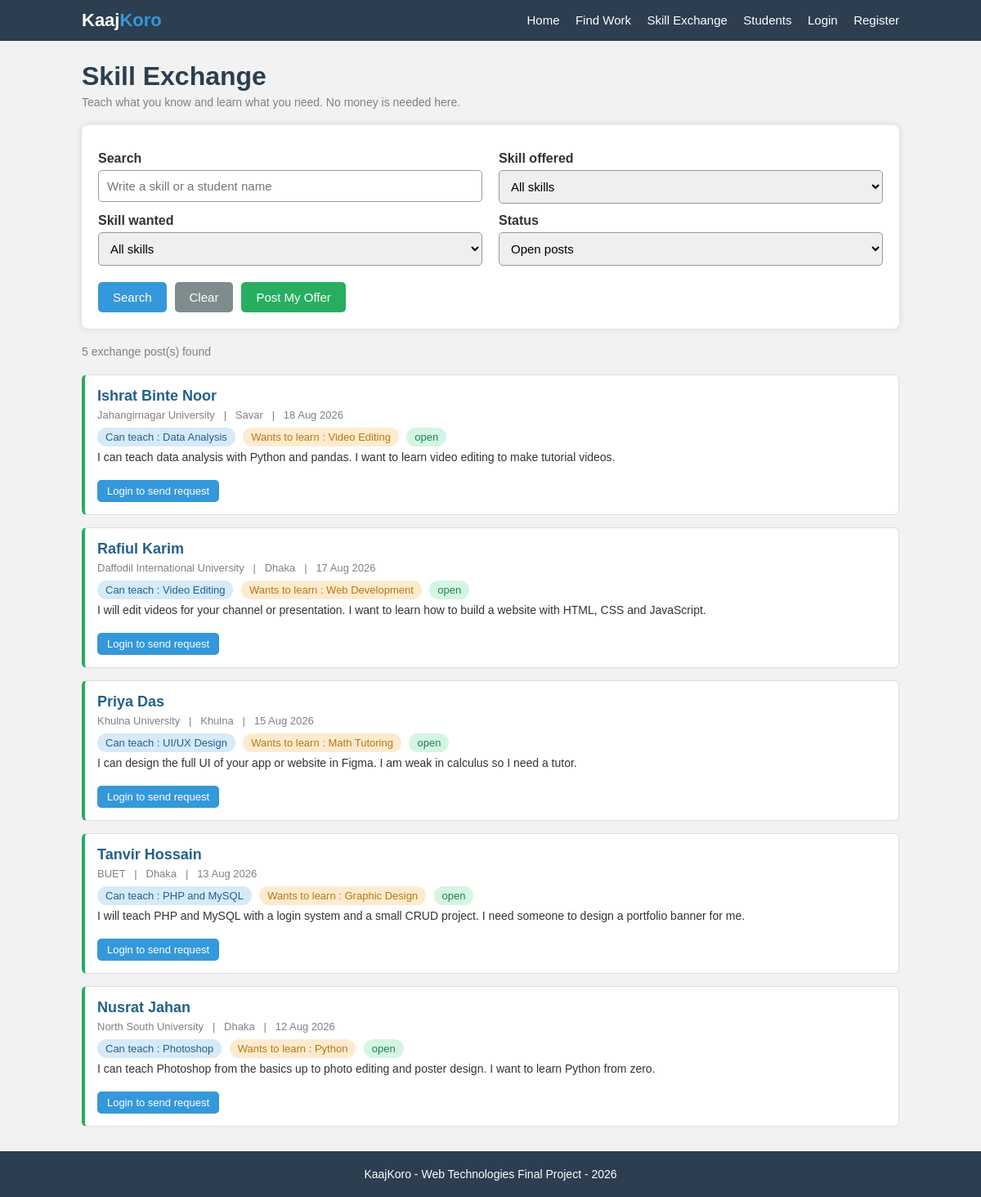
Screenshot of /exchange.php with the database file from the repository.
### tables this page shows
CREATE TABLE posts (
    post_id         INT AUTO_INCREMENT PRIMARY KEY,
    user_id         INT NOT NULL,
    offer_skill_id  INT NOT NULL,
    want_skill_id   INT NOT NULL,
    description     TEXT NOT NULL,
    post_status     VARCHAR(20) DEFAULT 'open',
    created_at      DATE,
    FOREIGN KEY (user_id)        REFERENCES users(user_id)   ON DELETE CASCADE,
    FOREIGN KEY (offer_skill_id) REFERENCES skills(skill_id),
    FOREIGN KEY (want_skill_id)  REFERENCES skills(skill_id)
);

CREATE TABLE users (
    user_id     INT AUTO_INCREMENT PRIMARY KEY,
    name        VARCHAR(100) NOT NULL,
    email       VARCHAR(100) NOT NULL UNIQUE,
    password    VARCHAR(255) NOT NULL,
    phone       VARCHAR(20)  NOT NULL,
    university  VARCHAR(100) NOT NULL,
    city        VARCHAR(50)  NOT NULL,
    bio         TEXT,
    education   VARCHAR(200),
    experience  TEXT,
    portfolio   VARCHAR(150),
    status      VARCHAR(20)  DEFAULT 'active',
    joined      DATE
);

CREATE TABLE skills (
    skill_id    INT AUTO_INCREMENT PRIMARY KEY,
    skill_name  VARCHAR(60) NOT NULL UNIQUE
);

### exchange.php (the view, shortened to what this page needs)
<?php
require_once "config.php";
require_once "functions.php";
$my_id = 0;
$search      = isset($_GET["search"]) ? trim($_GET["search"]) : "";
$status      = isset($_GET["status"]) ? $_GET["status"] : "open";
$sql = "SELECT p.*, u.name, u.university, u.city,
               s1.skill_name AS offer_skill,
               s2.skill_name AS want_skill
        FROM posts p
        JOIN users u   ON p.user_id = u.user_id
        JOIN skills s1 ON p.offer_skill_id = s1.skill_id
        JOIN skills s2 ON p.want_skill_id = s2.skill_id
        WHERE 1 = 1";
if ($status != "all") {
    $sql = $sql . " AND p.post_status = '" . $status . "'";
}
$sql = $sql . " ORDER BY p.post_id DESC";
$stmt = $conn->prepare($sql);
$stmt->execute();
$result = $stmt->get_result();
$total_found = $result->num_rows;
$my_requests = array();
$all_skills = getAllSkills($conn);
include "header.php";
?>
    <div class="page">
        <h1>Skill Exchange</h1>
        <p class="page-info">Teach what you know and learn what you need. No money is needed here.</p>
        <div class="box">
            <form method="GET" action="exchange.php">
                <div class="row">
                    <div class="col-half">
                        <label for="search">Search</label>
                        <input type="search" id="search" name="search" placeholder="Write a skill or a student name"
                               value="<?php echo htmlspecialchars($search); ?>">
                    </div>
                    <div class="col-half">
                        <label for="offer">Skill offered</label>
                        <select id="offer" name="offer">
                            <option value="0">All skills</option>
                        </select>
                    </div>
                </div>
                <div class="row">
                    <div class="col-half">
                        <label for="want">Skill wanted</label>
                        <select id="want" name="want">
                            <option value="0">All skills</option>
                        </select>
                    </div>
                    <div class="col-half">
                        <label for="status">Status</label>
                        <select id="status" name="status">
                            <option value="open"    <?php if ($status == "open")    { echo "selected"; } ?>>Open posts</option>
                        </select>
                    </div>
                </div>
                <div class="buttons">
                    <button type="submit">Search</button>
                    <button type="button" class="btn-gray" onclick="window.location.href='exchange.php'">Clear</button>
                    <button type="button" class="btn-green" onclick="window.location.href='post-exchange.php'">Post My Offer</button>
                </div>
            </form>
        </div>
        <p class="page-info"><?php echo $total_found; ?> exchange post(s) found</p>
        <?php
        while ($post = $result->fetch_assoc()) {
            ?>
            <div class="item item-green">
                <h3><a href="student-profile.php?id=<?php echo $post["user_id"]; ?>"><?php echo htmlspecialchars($post["name"]); ?></a></h3>
                <p class="item-info"><?php echo htmlspecialchars($post["university"]); ?>
                    &nbsp; | &nbsp; <?php echo htmlspecialchars($post["city"]); ?>
                    &nbsp; | &nbsp; <?php echo showDate($post["created_at"]); ?></p>
                <p>
                    <span class="tag tag-blue">Can teach : <?php echo htmlspecialchars($post["offer_skill"]); ?></span>
                    <span class="tag tag-orange">Wants to learn : <?php echo htmlspecialchars($post["want_skill"]); ?></span>
                    <?php echo showStatus($post["post_status"]); ?>
                </p>
                <p class="item-text"><?php echo htmlspecialchars($post["description"]); ?></p>
                <div class="buttons">
                    <?php if ($my_id == 0) { ?>
                        <button class="btn-small" onclick="window.location.href='login.php'">Login to send request</button>
                    <?php } else if ($post["user_id"] == $my_id) { ?>
                        <button class="btn-small btn-gray" onclick="window.location.href='exchange-requests.php'">This is my post</button>
                    <?php } else if (in_array($post["post_id"], $my_requests)) { ?>
                        <span class="tag tag-blue">You already sent a request</span>
                    <?php } else if ($post["post_status"] != "open") { ?>
                        <span class="tag tag-red">This post is closed</span>
                    <?php } else { ?>
                        <button class="btn-small" onclick="window.location.href='exchange.php?request=<?php echo $post["post_id"]; ?>'">Send Request</button>
                        <button class="btn-small btn-gray" onclick="window.location.href='messages.php?to=<?php echo $post["user_id"]; ?>'">Message</button>
                    <?php } ?>
                </div>
            </div>
            <?php
        }
        ?>
    </div>
<?php include "footer.php"; ?>

### functions.php (shortened to what this page needs)
<?php
function getAllSkills($conn) {
    $list = array();
    $result = $conn->query("SELECT * FROM skills ORDER BY skill_id");
    while ($row = $result->fetch_assoc()) {
        $list[] = $row;
    }
    return $list;
}
function showStatus($status) {
    if ($status == "open" || $status == "accepted" || $status == "active"
        || $status == "solved" || $status == "visible" || $status == "done") {
        return "<span class='tag tag-green'>" . $status . "</span>";
    }
    return "<span class='tag tag-red'>" . $status . "</span>";
}
function showDate($date) {
    return date("d M Y", strtotime($date));
}
?>

### style.css (style rules this page uses)
* { margin:0; padding:0; box-sizing:border-box; font-family:Arial, Helvetica, sans-serif; }
body { background:#f2f2f2; color:#333; }
a { text-decoration:none; color:#21618c; }
.page { width:1000px; margin:25px auto; }
h1 { color:#2c3e50; margin-bottom:5px; }
h3 { color:#2c3e50; font-size:18px; }
.page-info { color:gray; font-size:14px; margin-bottom:20px; }
.box { background:white; padding:20px; border-radius:8px; box-shadow:0 0 8px lightgray; margin-bottom:20px; }
.row { display:flex; gap:20px; }
.col-half { width:50%; }
label { display:block; font-weight:bold; margin-top:12px; margin-bottom:5px; }
input[type="text"], input[type="email"], input[type="password"], input[type="number"], input[type="tel"], input[type="date"], input[type="time"], input[type="search"], select, textarea { width:100%; padding:10px; border:1px solid #999; border-radius:5px; font-size:15px; outline:none; }
button { padding:10px 18px; border:none; border-radius:5px; background:#3498db; color:white; font-size:15px; cursor:pointer; }
.btn-small { padding:6px 12px; font-size:13px; }
.btn-green { background:#27ae60; }
.btn-gray { background:#7f8c8d; }
.buttons { margin-top:20px; display:flex; gap:10px; }
.item { background:white; border:1px solid #ddd; border-left:4px solid #3498db; border-radius:6px; padding:15px; margin-bottom:15px; }
.item h3 { margin-bottom:5px; }
.item-info { color:gray; font-size:13px; margin-bottom:8px; }
.item-text { font-size:14px; margin-bottom:10px; }
.item-green { border-left:4px solid #27ae60; }
.tag { display:inline-block; background:#ecf0f1; color:#2c3e50; padding:4px 10px; border-radius:12px; font-size:13px; margin-right:5px; margin-bottom:5px; }
.tag-blue { background:#d6eaf8; color:#21618c; }
.tag-green { background:#d5f5e3; color:#1e8449; }
.tag-orange { background:#fdebd0; color:#b9770e; }

### rows the page displays
posts: user.name "Ishrat Binte Noor", user.university "Jahangirnagar University", user.city "Savar", created_at "18 Aug 2026", offer_skill.skill_name "Data Analysis", want_skill.skill_name "Video Editing", post_status "open", description "I can teach data analysis with Python and pandas. I want to learn video editing to make tutorial videos."
posts: user.name "Rafiul Karim", user.university "Daffodil International University", user.city "Dhaka", created_at "17 Aug 2026", offer_skill.skill_name "Video Editing", want_skill.skill_name "Web Development", post_status "open", description "I will edit videos for your channel or presentation. I want to learn how to build a website with HTML, CSS and JavaScript."
posts: user.name "Priya Das", user.university "Khulna University", user.city "Khulna", created_at "15 Aug 2026", offer_skill.skill_name "UI/UX Design", want_skill.skill_name "Math Tutoring", post_status "open", description "I can design the full UI of your app or website in Figma. I am weak in calculus so I need a tutor."
posts: user.name "Tanvir Hossain", user.university "BUET", user.city "Dhaka", created_at "13 Aug 2026", offer_skill.skill_name "PHP and MySQL", want_skill.skill_name "Graphic Design", post_status "open", description "I will teach PHP and MySQL with a login system and a small CRUD project. I need someone to design a portfolio banner for me."
posts: user.name "Nusrat Jahan", user.university "North South University", user.city "Dhaka", created_at "12 Aug 2026", offer_skill.skill_name "Photoshop", want_skill.skill_name "Python", post_status "open", description "I can teach Photoshop from the basics up to photo editing and poster design. I want to learn Python from zero."

### other values shown
$total_found "5"
